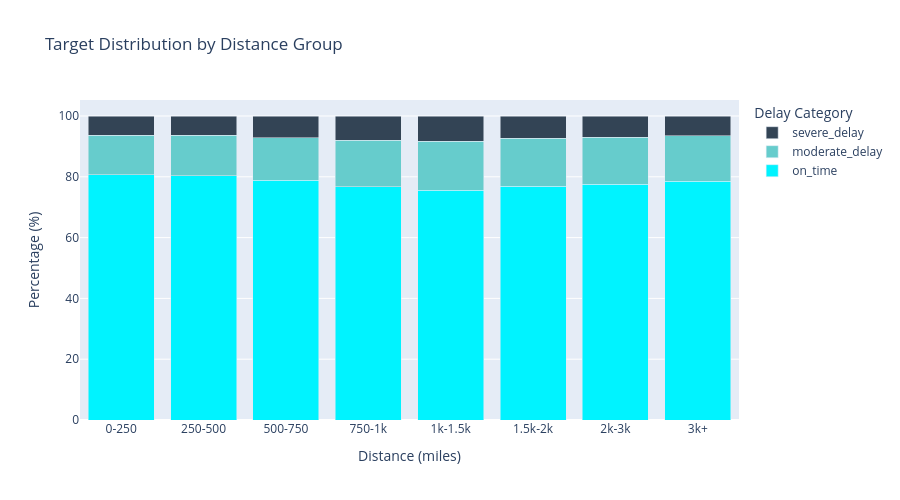

Source (notebook cell):
### Markdown cell above
### Distribuição de target por distância

### Code cell
order = ['on_time', 'moderate_delay', 'severe_delay']
colors = {'on_time': '#00F3FF', 'moderate_delay': '#66CCCC', 'severe_delay': '#334455'}

# Create distance groups
dist_bins = [0, 250, 500, 750, 1000, 1500, 2000, 3000, 6000]
dist_labels = ['0-250', '250-500', '500-750', '750-1k', '1k-1.5k', '1.5k-2k', '2k-3k', '3k+']
df['DIST_BIN'] = pd.cut(df['DISTANCE'], bins=dist_bins, labels=dist_labels)

# Calculate the percentage of each delay category per distance group
dist_pct = pd.crosstab(
    index=df['DIST_BIN'],
    columns=df['ARR_DELAY_CATEGORY'],
    normalize='index'
) * 100

fig = go.Figure()
for category in order:
    fig.add_trace(go.Bar(
        x=dist_pct.index.astype(str),
        y=dist_pct[category],
        name=category,
        marker_color=colors[category]
    ))

fig.update_layout(
    barmode='stack',
    title='Target Distribution by Distance Group',
    xaxis_title='Distance (miles)',
    yaxis_title='Percentage (%)',
    height=500,
    width=900,
    legend_title='Delay Category'
)
fig.show()

# Clean up temporary column
df.drop(columns=['DIST_BIN'], inplace=True)

### Figure 1 — Plotly figure (JSON) as saved in the notebook; plotly's stock layout.template omitted (floating-point values rounded to 4 significant figures)
{"data": [{"marker": {"color": "#00F3FF"}, "name": "on_time", "type": "bar", "x": ["0-250", "250-500", "500-750", "750-1k", "1k-1.5k", "1.5k-2k", "2k-3k", "3k+"], "y": [80.69, 80.37, 78.9, 76.77, 75.64, 76.88, 77.62, 78.47]}, {"marker": {"color": "#66CCCC"}, "name": "moderate_delay", "type": "bar", "x": ["0-250", "250-500", "500-750", "750-1k", "1k-1.5k", "1.5k-2k", "2k-3k", "3k+"], "y": [12.93, 13.23, 13.96, 15.3, 15.99, 15.83, 15.46, 15.03]}, {"marker": {"color": "#334455"}, "name": "severe_delay", "type": "bar", "x": ["0-250", "250-500", "500-750", "750-1k", "1k-1.5k", "1.5k-2k", "2k-3k", "3k+"], "y": [6.376, 6.392, 7.136, 7.926, 8.376, 7.297, 6.918, 6.502]}], "layout": {"barmode": "stack", "height": 500, "legend": {"title": {"text": "Delay Category"}}, "title": {"text": "Target Distribution by Distance Group"}, "width": 900, "xaxis": {"title": {"text": "Distance (miles)"}}, "yaxis": {"title": {"text": "Percentage (%)"}}}}
